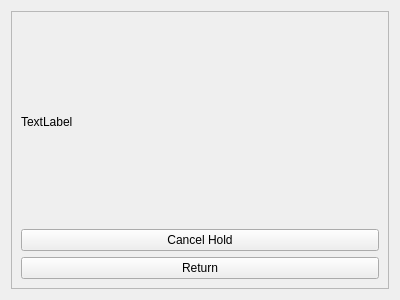
<?xml version="1.0" encoding="UTF-8"?>
<ui version="4.0">
 <class>holditemui</class>
 <widget class="QWidget" name="holditemui">
  <property name="geometry">
   <rect>
    <x>0</x>
    <y>0</y>
    <width>400</width>
    <height>300</height>
   </rect>
  </property>
  <property name="windowTitle">
   <string>Form</string>
  </property>
  <layout class="QGridLayout" name="gridLayout">
   <item row="0" column="0">
    <widget class="QFrame" name="frame">
     <property name="autoFillBackground">
      <bool>true</bool>
     </property>
     <property name="frameShape">
      <enum>QFrame::StyledPanel</enum>
     </property>
     <property name="frameShadow">
      <enum>QFrame::Raised</enum>
     </property>
     <layout class="QGridLayout" name="gridLayout_2">
      <item row="2" column="0">
       <widget class="QPushButton" name="return_2">
        <property name="text">
         <string>Return</string>
        </property>
       </widget>
      </item>
      <item row="0" column="0">
       <widget class="QLabel" name="label">
        <property name="text">
         <string>TextLabel</string>
        </property>
       </widget>
      </item>
      <item row="1" column="0">
       <widget class="QPushButton" name="pushButton">
        <property name="text">
         <string>Cancel Hold</string>
        </property>
       </widget>
      </item>
     </layout>
    </widget>
   </item>
  </layout>
 </widget>
 <resources/>
 <connections/>
</ui>
